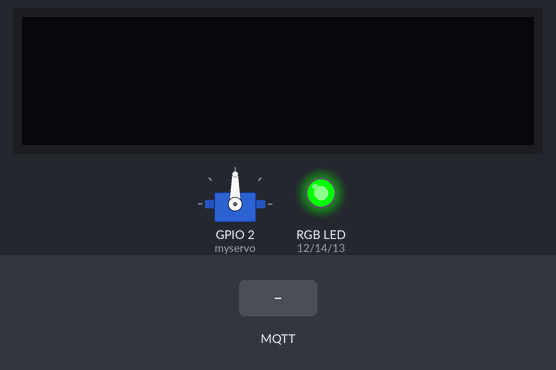
Simulated run of this sketch. Board: ESP8266 (NodeMCU). Parts: servo, 128×32 one-colour display, an RGB LED mixed from three pins (HIGH = lit). The inputs (shaded band) are chosen by the test bench. WiFi joins after 1.5 s; servers stay silent unless stated; no MQTT or app messages arrive unless stated; what the sketch prints to the serial monitor is not drawn.

Above: at 2.7 s.
2.8 s: MQTT message "theTopic/led" arrives on the first subscribed topic
Timing chart, 0 to 5.8 s (numbered marks = the images above; inputs shaded):
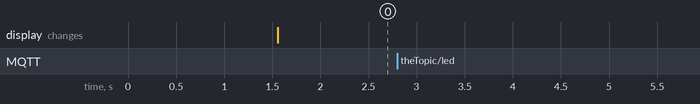

The sketch:

_440_4.2_TricolorLED_subscribe.ino
```cpp
//////////
//Super commenting is ON . . .
//This program allows us to 'talk' to an esp8266 via the NODE-Red dashboard.
//The NR flow subscribes to the MQTT server and then publishes messages via
//the Color Picker, Switch, Form, and Slide modules, providing a way to change
//the state of an RGB led, an OLED, and servo on the remote device. This program
//only subscribes to the MQTT server, reading messages originating at the server
//via the dashboard (web) interface, but there is no reason that one could
//not publish from the remove device as well.
//////////

#include <ESP8266WiFi.h>    //For WiFi connectivity
#include "Wire.h"           //For enabling i2c
#include <PubSubClient.h>   //For traversing the MQTT server
#include <ArduinoJson.h>    //For parsing/reading our JSON strings
#include <Servo.h>          //For driving our servo
#include <gfxfont.h>        //For the OLED display
#include <Adafruit_GFX.h>   //For the OLED display
#include <Adafruit_SSD1306.h>  //For the OLED display

#define wifi_ssid "University of Washington"   //You have seen this before
#define wifi_password "" //
//#define wifi_ssid "CenturyLink0502"   //You have seen this before
//#define wifi_password "121212121224G" //
//////////
//So to clarify, we are connecting to and MQTT server
//that has a login and password authentication
//////////

#define mqtt_server "mediatedspaces.net"  //this is its address, unique to the server
#define mqtt_user "hcdeiot"               //this is its server login, unique to the server
#define mqtt_password "esp8266"           //this is it server password, unique to the server

//////////
//We also need to publish and subscribe to topics, for this sketch are going
//to adopt a topic/subtopic addressing scheme: topic/subtopic
//////////

WiFiClient espClient;             //blah blah blah, espClient
PubSubClient mqtt(espClient);     //blah blah blah, tie PubSub (mqtt) client to WiFi client

#define theTopic "theTopic/+"//we are subscribing to 'theTopic' and all subtopics below that topic
//please change 'theTopic' to reflect your topic you are subscribing to

//////////
//We need a 'truly' unique client ID for our esp8266, all client names on the server must be unique.
//Every device, app, other MQTT server, etc that connects to an MQTT server must have a unique client ID.
//This is the only way the server can keep every device separate and deal with them as individual devices/apps.
//The client ID is unique to the device.
//////////

char mac[6]; //A MAC address is a 'truly' unique ID for each device, lets use that as our 'truly' unique user ID!!!

//////////
//In our loop(), we are going to create a c-string that will be our message to the MQTT server, we will
//be generous and give ourselves 200 characters in our array, if we need more, just change this number
//////////

char message[201]; //201, as last character in the array is the NULL character, denoting the end of the array

//////////
//Initialize pins to drive our 3-color led, which we use in this example.
//You could use 3 differing color leds to achive the same effect
//////////

const int redPin = 12;
const int greenPin = 14;
const int bluePin = 13;

//And here are three variables (unsigned ints) to hold our 3 color values
//we use unsigned ints to prevent the possibility of negative (-) values
unsigned int r; //red
unsigned int g; //green
unsigned int b; //blue

//This global variable holds the state of the switch/toggle, if true, the light
//will be on, if false, the light will be off.
boolean toggle = true;

int pos = 90;     //We create a variable to hold the servo position and set it to 90 (degrees)
int oldPos = -1;  //A variable to hold the former position, so we write a new pos the servo pos changes


//objects

// create OLED Display instance on an ESP8266
// set OLED_RESET to pin 15 (or another), because we are using default I2C pins D4/D5.
#define OLED_RESET 15
Adafruit_SSD1306 display(OLED_RESET);

Servo myservo;    //And create a servo object, too!

/////SETUP/////
void setup() {

  Serial.begin(115200); //we keep the Serial lines fast as there is a good deal of activity to catch
  Serial.println("_440_4.2_TricolorLED_Subscribe Started.");
  Serial.println("");
  setup_wifi();         //setup the wifi

  mqtt.setServer(mqtt_server, 1883);  //set the server for the PubSub client
  mqtt.setCallback(callback);         //register the callback function

  pinMode(redPin, OUTPUT);            //set our led pins to OUTPUT mode, they will send out data
  pinMode(greenPin, OUTPUT);          //which in this case is a voltage (pwm)
  pinMode(bluePin, OUTPUT);           //

  myservo.attach(2);                   //attach the servo library to pin 2

  // set up the OLED display
  // by default, we'll generate the high voltage from the 3.3v line internally! (neat!)

  Adafruit_SSD1306 display(OLED_RESET); //start up the OLED
  display.begin(SSD1306_SWITCHCAPVCC, 0x3C);  // initialize with the I2C addr 0x3C (for the 128x32)
  display.clearDisplay();
  display.setTextSize(1);
  display.setTextColor(WHITE);
  display.setCursor(0, 0);
  display.println("Starting up.");
  display.display();
  rgbSet(0,255,0);
}


/////SETUP_WIFI/////
void setup_wifi() {
  delay(10);
  Serial.println();
  Serial.print("Connecting to ");
  Serial.println(wifi_ssid);              // We start by connecting to a WiFi network
  WiFi.begin(wifi_ssid, wifi_password);
  while (WiFi.status() != WL_CONNECTED) { //if not connected, try again . . . forever
    delay(500);
    Serial.print(".");
  }

  Serial.println("WiFi connected.");  //get the unique MAC address to use as MQTT client ID, a 'truly' unique ID.
  WiFi.macAddress((byte*)mac); // .macAddress returns byte array : 6 bytes representing the MAC address of your shield
  Serial.println(WiFi.macAddress());  //
}


/////CONNECT/RECONNECT/////Monitor the connection to MQTT server, if down, reconnect
void reconnect() {
  // Loop until we're reconnected
  while (!mqtt.connected()) {
    Serial.print("Attempting MQTT connection...");
    Serial.print("The MQTT ID is: ");
    Serial.println(mac);
    if (mqtt.connect(mac, mqtt_user, mqtt_password)) { //<<---using MAC as client ID, always unique!!!
      Serial.println("connected");
      mqtt.subscribe(theTopic); //we are subscribing to 'theTopic' and all subtopics below that topic
    } else {                        //please change 'theTopic' to reflect your topic you are subscribing to
      Serial.print("failed, rc=");
      Serial.print(mqtt.state());
      Serial.println(" try again in 5 seconds");
      // Wait 5 seconds before retrying
      delay(5000);
    }
  }
}


/////LOOP/////
//Not much here, the majority of the activity occurs in the callback, which
//only happens when a message is received.
//////////

void loop() {
  if (!mqtt.connected()) {
    reconnect();
  }
  mqtt.loop();

  //We are dealing with the servo in the loop because the servo needs to be continously updated
  //in order to complete its positioning.
  if (oldPos != pos) { //if the pos changes, then write the new position to the servo
    myservo.write(pos);
    oldPos = pos; //the current pos become the former pos, and we wait for a new pos to come in from MQTT
  }
}


/////RGB_SET/////
//Sets the rgb colors for the tri-color led
/////
void rgbSet(int r, int g, int b) { //this function takes 3 arguments
  analogWrite(redPin, r);   //write red value
  analogWrite(greenPin, g); //write green value
  analogWrite(bluePin, b);  //write blue value
}

/////CALLBACK/////
//The callback is where we attacch a listener to the incoming messages from the server.
//By subscribing to a specific channel or topic, we can listen to those topics we wish to hear.
//We place the callback in a separate tab so we can edit it easier . . . (will not appear in separate
//tab on github!)
/////

void callback(char* topic, byte* payload, unsigned int length) {
  Serial.println();
  Serial.print("Message arrived [");
  Serial.print(topic); //'topic' refers to the incoming topic name, the 1st argument of the callback function
  Serial.println("] ");

  /////
  //In this example, everything gets parsed that arrives via the subscription
  //if it does not correspond to one of the topics below, it is simply ignored . . .
  /////

  DynamicJsonBuffer  jsonBuffer; //blah blah blah a DJB
  JsonObject& root = jsonBuffer.parseObject(payload); //parse it!

  if (!root.success()) { //well?
    Serial.println("parseObject() failed, are you sure this message is JSON formatted.");
    return;
  }

  /////
  //We can use strcmp() -- string compare -- to check the incoming topic in case we need to do something
  //special based upon the incoming topic, like move a servo or turn on a light . . .
  //strcmp(firstString, secondString) == 0 <-- '0' means NO differences, they are ==
  /////

  //if subtopic is 'led'
  if (strcmp(topic, "theTopic/led") == 0) {
    Serial.println("A message for the RGB led . . ."); //debug message

    r = root["r"].as<int>();  //read the r, g, b values from the parsed JSON string
    g = root["g"].as<int>();
    b = root["b"].as<int>();

    rgbSet(r, g, b);          //and set those values to the leds, via the rgbSet() function

    if (toggle == false) {    //if the toggle is off (false) set the colors to (0, 0, 0), or off
      rgbSet(0, 0, 0);
    }
  }

  //if subtopic is 'light'
  else if (strcmp(topic, "theTopic/light") == 0) {
    Serial.println("As message for the light, on/off . . .");

    toggle = root["light"].as<boolean>(); //read the value out as boolean

    if (toggle == true) { //if true, set to current r, g, b values
      Serial.print("light on");
      rgbSet(r, g, b);
    }

    else if (toggle == false) { //otherwise, set the colors to zero, OFF
      Serial.print("light off");
      rgbSet(0, 0, 0);
    }
  }

  //if subtopic is 'message'
  else if (strcmp(topic, "theTopic/message") == 0) {
    Serial.println("A message is being delivered . . .");

    String line1 = root["line1"].as<String>();  //read line1 values and put them in a String
    String line2 = root["line2"].as<String>();  //read line2 values . . .

    display.clearDisplay();            //clear the OLED screen
    display.setCursor(0, 0);    //go to column 0, line 0 . . . the upper left hand corner of the OLED
    display.println(line1);       //print line1 to the screen
    display.println(line2);       //print line2 to the screen
    display.display();
  }

  //if the subtopic is servo
  else if (strcmp(topic, "theTopic/servo") == 0) {
    pos = root["servo"].as<int>(); //read the value from the parsed string and set it to pos
  }
  root.printTo(Serial); //print out the parsed message to the Serial port for debugging
  myservo.write(pos);
  Serial.println(); //give us some space on the serial monitor read out
}
```

Measured:
- after the input at 2.8 s, every drawn part: stays the same
